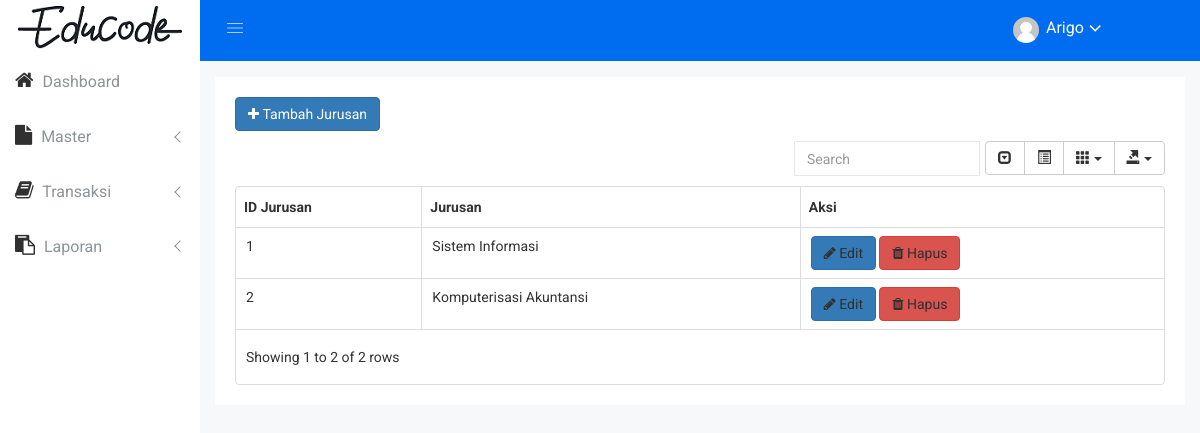
Screenshot of /index.php?page=jurusan (signed in) with the database file from the repository.
### tables this page shows
CREATE TABLE IF NOT EXISTS `tb_jurusan` (
`id_jurusan` int(11) NOT NULL,
  `nama_jurusan` varchar(45) DEFAULT NULL
);

### page/jurusan.php (the view)
<div class="data-table-area mg-b-15" style="padding-top: 20px;">
    <div class="container-fluid">
        <div class="row">
            <div class="col-lg-12 col-md-12 col-sm-12 col-xs-12">
                <div class="sparkline13-list">
                    <div class="sparkline13-hd">
                        <div class="main-sparkline13-hd">
                            <a href="index.php?page=jurusan-add" class="btn btn-custon-rounded-three btn-primary"><i class="fa fa-plus"></i>&nbsp;Tambah Jurusan</a>
                        </div>
                    </div>
                    <div class="sparkline13-graph">
                        <div class="datatable-dashv1-list custom-datatable-overright">
                            <table id="table" data-toggle="table" data-pagination="true" data-search="true" data-show-columns="true" data-show-pagination-switch="true" data-show-toggle="true" data-show-export="true" data-click-to-select="true" data-toolbar="#toolbar">
                                <thead>
                                    <tr>
                                        <th data-field="id_jurusan">ID Jurusan</th>
                                        <th data-field="jurusan">Jurusan</th>
                                        <th data-field="action">Aksi</th>
                                    </tr>
                                </thead>
                                <tbody>
                                <?php
                                    $r = $con->query("SELECT * FROM tb_jurusan");
                                    while ($rr = $r->fetch_array()) {
                                ?>
                                    <tr>
                                        <td><?php echo $rr['id_jurusan'];?></td>
                                        <td><?php echo $rr['nama_jurusan'];?></td>
                                        <td>
                                            <a href="index.php?page=jurusan-edit&id_jurusan=<?php echo $rr['id_jurusan'];?>" class="btn btn-custon-rounded-three btn-primary"><i class="fa fa-pencil"></i>&nbsp;Edit</a>
                                            <a href="controller/act-jurusan-del.php?id_jurusan=<?php echo $rr['id_jurusan'];?>" onclick="return confirm('Yakin ingin hapus data?')" class="btn btn-custon-rounded-three btn-danger"><i class="fa fa-trash"></i>&nbsp;Hapus</a>
                                        </td>
                                    </tr>
                                <?php
                                    }
                                ?>
                                </tbody>
                            </table>
                        </div>
                    </div>
                </div>
            </div>
        </div>
    </div>
</div>

### assets-admin/css/main.css (style rules this page uses)
html { color: #222; font-size: 1em; line-height: 1.4; }

### rows the page displays
tb_jurusan: id_jurusan "1", nama_jurusan "Sistem Informasi"
tb_jurusan: id_jurusan "2", nama_jurusan "Komputerisasi Akuntansi"

### other values shown
$_SESSION['nama'] "Arigo"
